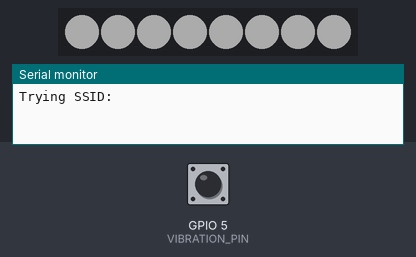
The program below on a simulated ESP32-C3. On the bench: 8 RGB LEDs in strip order, left to right, the last lines printed to the serial monitor. Inputs (shaded band) come from the test bench; at power-on: GPIO 5 (VIBRATION_PIN) HIGH. Dim RGB values are drawn brighter than linear; WiFi joins after 1.5 s; servers stay silent unless stated; EEPROM starts erased; not simulated (calls return 0 or success): secrets.h.

Above: at 1.3 s.
1.4 s: GPIO 5 (VIBRATION_PIN) pulled LOW for 0.15 s
At 2.0 s:
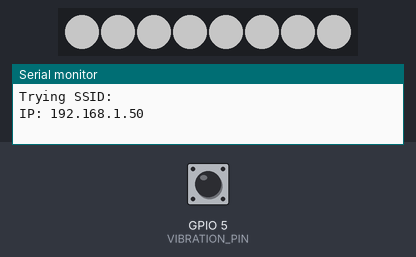
3.0 s: GPIO 5 (VIBRATION_PIN) pulled LOW for 1 s
At 4.4 s:
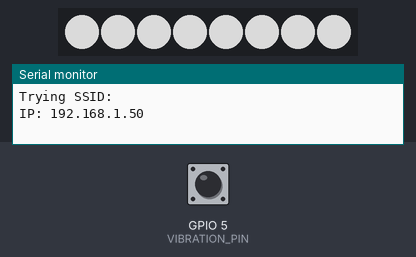
5.5 s: GPIO 5 (VIBRATION_PIN) pulsed LOW 5 times (0.12 s each, 0.3 s apart)
At 7.2 s:
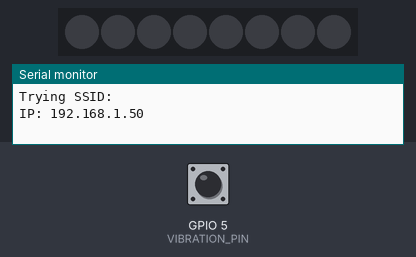
8.5 s: GPIO 5 (VIBRATION_PIN) pulled LOW for 3.2 s
At 9.8 s:
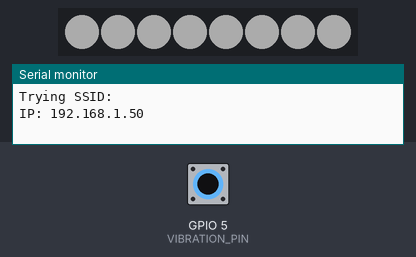
Timing chart, 0 to 11.5 s (numbered marks = the images above; inputs shaded):
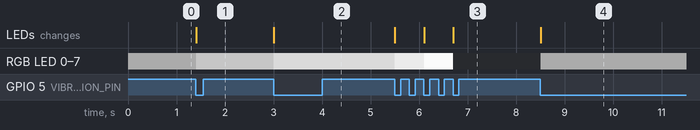

The program:

main.cpp
```cpp
#include <Arduino.h>
#include <FastLED.h>
#include <WiFi.h>
#include <AsyncTCP.h>
#include <ESPAsyncWebServer.h>
#include <ESPmDNS.h>
#include <Preferences.h>
#include "secrets.h"
#include "esp_sleep.h"

#define LED_PIN 1
#define NUM_LEDS 8
#define LED_TYPE WS2811
#define COLOR_ORDER GRB
#define VIBRATION_PIN 5
#define SLEEP_AFTER_MS (4UL * 60 * 60 * 1000)
#define SLEEP_AFTER_MS_IF_TURNED_OFF (15UL * 60 * 1000)
#define WIFI_RETRY_INTERVAL_MS 10000

const char* ssids[] = { WIFI_SSID_1, WIFI_SSID_2, WIFI_SSID_3 };
const char* passwords[] = { WIFI_PASSWORD_1, WIFI_PASSWORD_2, WIFI_PASSWORD_3 };
const int NUM_NETWORKS = sizeof(ssids) / sizeof(ssids[0]);

const char* mdnsName = MDNS_NAME;

AsyncWebServer server(80);

const char index_html[] PROGMEM = R"rawliteral(
<!DOCTYPE html>
<html lang="en">
<head>
<meta charset="UTF-8">
<meta name="viewport" content="width=device-width, initial-scale=1.0">
<link rel="icon" href="data:,">
<title>Lampu Hu Tao</title>
</head>
<body>
<label for="color">Pilih</label>
<input type="color" name="color" id="color">
<br>
<label for="password">Password:</label>
<input type="text" name="password" id="password">
<br>
<label for="brightness">Brightness</label>
<input type="range" id="brightness" name="brightness" min="0" max="240" />
<br>
<button type="button">Change</button>
<script>
let brightness = 0
document.addEventListener('DOMContentLoaded', async () => {
const res = await fetch("/brightness");
const data = await res.json();
brightness = data.brightness;
document.querySelector('#brightness').value = brightness;
});

document.querySelector('button').addEventListener('click', () => {
const color = document.querySelector('#color').value;
const newBrightness = document.querySelector('#brightness').value;
const password = document.querySelector('#password').value;
let url = "/update?color=" + encodeURIComponent(color) + "&password=" + password;
if (Number(newBrightness) !== brightness) {
url += "&brightness=" + newBrightness;
brightness = Number(newBrightness);
}
fetch(url);
});
</script>
</body>
</html>
)rawliteral";

Preferences preferences;

CRGB leds[NUM_LEDS];
volatile int brightness;
portMUX_TYPE brightnessMux = portMUX_INITIALIZER_UNLOCKED;

RTC_DATA_ATTR int savedBrightness = 48;
RTC_DATA_ATTR uint32_t savedColor = 0xFFFFFF;

int getBrightness() {
    int val;
    portENTER_CRITICAL(&brightnessMux);
    val = brightness;
    portEXIT_CRITICAL(&brightnessMux);
    return val;
}

void setBrightness(int val) {
    portENTER_CRITICAL(&brightnessMux);
    brightness = val;
    portEXIT_CRITICAL(&brightnessMux);
}

int snapBrightness(int value) {
    int step = 48;
    return (value / step) * step;
}

void readVibrationSensor()
{
    static bool lastState = HIGH;
    static unsigned long lastTriggerMs = 0;

    bool currentState = digitalRead(VIBRATION_PIN);
    if (currentState == LOW && lastState == HIGH) {
        if (millis() - lastTriggerMs > 300) {
            lastTriggerMs = millis();
            int snapped = snapBrightness(getBrightness());

            snapped += 48;
            if (snapped > 240) snapped = 0;
            setBrightness(snapped);
            preferences.putInt("brightness", snapped);
            savedBrightness = snapped;
            FastLED.setBrightness(snapped);
            FastLED.show();
        }
    }
    lastState = currentState;
}

bool serverStarted = false;
int ssidIndex = 0;

void goToSleep() {
    FastLED.setBrightness(0);
    FastLED.show();
    esp_deep_sleep_enable_gpio_wakeup(1ULL << VIBRATION_PIN, ESP_GPIO_WAKEUP_GPIO_LOW);
    esp_deep_sleep_start();
}

void connectWifi() {
    WiFi.disconnect(true);
    delay(100);
    Serial.printf("Trying SSID: %s\n", ssids[ssidIndex]);
    WiFi.begin(ssids[ssidIndex], passwords[ssidIndex]);
}

void WiFiStationDisconnected(WiFiEvent_t event, WiFiEventInfo_t info){
    Serial.println("Disconnected from WiFi access point");
    Serial.print("WiFi lost connection. Reason: ");
    Serial.println(info.wifi_sta_disconnected.reason);

    ssidIndex = (ssidIndex + 1) % NUM_NETWORKS;
}

void WiFiStationConnected(WiFiEvent_t event, WiFiEventInfo_t info){
    Serial.println("IP: " + WiFi.localIP().toString());
    MDNS.end();
    if (!MDNS.begin(mdnsName)) {
        Serial.println("Error setting up MDNS responder!");
    } else {
        MDNS.addService("_http", "_tcp", 80);
    }
    if (!serverStarted)
    {
        server.begin();
        serverStarted = true;
    }
}

void setup()
{
    Serial.begin(115200);
    preferences.begin("led", false);
    pinMode(VIBRATION_PIN, INPUT_PULLUP);

    FastLED.addLeds<LED_TYPE, LED_PIN, COLOR_ORDER>(leds, NUM_LEDS).setCorrection(TypicalLEDStrip);

    esp_sleep_wakeup_cause_t reason = esp_sleep_get_wakeup_cause();

    if (reason == ESP_SLEEP_WAKEUP_GPIO) {
        setBrightness(savedBrightness);
        FastLED.setBrightness(savedBrightness);
        fill_solid(leds, NUM_LEDS, CRGB(savedColor));
    } else {
        setBrightness(preferences.getInt("brightness", 48));
        uint32_t color = preferences.getUInt("color", 0xFFFFFF);
        FastLED.setBrightness(getBrightness());
        fill_solid(leds, NUM_LEDS, CRGB(color));
    }
    FastLED.show();

    WiFi.onEvent(WiFiStationConnected, WiFiEvent_t::ARDUINO_EVENT_WIFI_STA_GOT_IP);
    WiFi.onEvent(WiFiStationDisconnected, WiFiEvent_t::ARDUINO_EVENT_WIFI_STA_DISCONNECTED);

    server.on("/brightness", HTTP_GET, [](AsyncWebServerRequest *request) {
        request->send(200, "application/json", "{\"brightness\":" + String(getBrightness()) + "}");
    });

    server.on("/", HTTP_GET, [](AsyncWebServerRequest *request) {
        request->send(200, "text/html", index_html);
    });

    server.on("/update", HTTP_GET, [](AsyncWebServerRequest *request) {
        if (request->hasParam("password")) {
            String password = request->getParam("password")->value();
            if (password == APP_PASSWORD)
            {
                if (request->hasParam("color")) {
                    String color = request->getParam("color")->value();

                    uint32_t number = strtoul(color.substring(1).c_str(), NULL, 16);
                    fill_solid(leds, NUM_LEDS, CRGB(number));
                    preferences.putUInt("color", number);
                    savedColor = number;
                }
                if (request->hasParam("brightness")) {
                    int b = request->getParam("brightness")->value().toInt();
                    setBrightness(constrain(b, 0, 240));
                    preferences.putInt("brightness", getBrightness());
                    FastLED.setBrightness(getBrightness());
                    savedBrightness = getBrightness();
                }
                FastLED.show();
            }
        }
        request->send(200, "text/plain", "OK");
    });
    connectWifi();
}

void loop()
{
    readVibrationSensor();
    if (getBrightness() == 0)
    {
        if (millis() >= SLEEP_AFTER_MS_IF_TURNED_OFF) {
            goToSleep();
        }
    } else {

        if (millis() >= SLEEP_AFTER_MS) {
            goToSleep();
        }
    }

    static unsigned long lastWifiRetry = 0;
    if (WiFi.status() != WL_CONNECTED && millis() - lastWifiRetry > WIFI_RETRY_INTERVAL_MS) {
        lastWifiRetry = millis();
        Serial.println("WiFi not connected, retrying...");
        connectWifi();
    }
}
```

Measured:
- after the input at 1.4 s, RGB LED 0–7: RGB(48, 48, 48) → RGB(96, 96, 96) at once; the LEDs: change at once (image 1)
- after the input at 3.0 s, RGB LED 0–7: RGB(96, 96, 96) → RGB(144, 144, 144) at once; the LEDs: change at once (image 2)
- after the input at 5.5 s, RGB LED 0–7: RGB(144, 144, 144) → RGB(192, 192, 192) at once, → RGB(240, 240, 240) 0.60 s later, → off 0.60 s later; the LEDs: first change at once (image 3 shows a later state)
- after the input at 8.5 s, RGB LED 0–7: off → RGB(48, 48, 48) at once; the LEDs: change at once (image 4)
